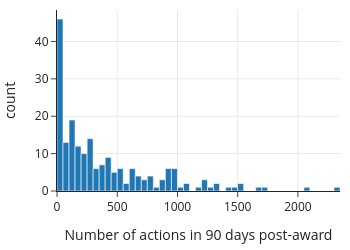

The cell this chart's notebook holds for it:
### Markdown cell above
The dataframe has 200 rows, one for each contributor. The feature `experiment` is either 0 or 1, depending on whether the contributor was in the control or treatment group, respectively; and `postproductivity` is a count of the edits made by the contributor in the 90 days after the awards were made. The gap between the quartiles (lower, middle, and upper) suggests the distribution of productivity is skewed. We make a histogram to confirm:

### Code cell
px.histogram(wiki, x='postproductivity', nbins=50,
             labels={'postproductivity':'Number of actions in 90 days post-award'},
             width=350, height=250)

### Figure 1 — Plotly figure (JSON) as saved in the notebook; plotly's stock layout.template omitted (floating-point values rounded to 4 significant figures; data arrays with more than 128 entries replaced by an {"elided": "..."} marker saying what was removed)
{"data": [{"alignmentgroup": "True", "bingroup": "x", "hovertemplate": "Number of actions in 90 days post-award=%{x}<br>count=%{y}<extra></extra>", "legendgroup": "", "marker": {"color": "#1F77B4", "pattern": {"shape": ""}}, "name": "", "nbinsx": 50, "offsetgroup": "", "orientation": "v", "showlegend": false, "type": "histogram", "x": {"elided": "200 int values"}, "xaxis": "x", "yaxis": "y"}], "layout": {"barmode": "relative", "height": 250, "legend": {"tracegroupgap": 0}, "width": 350, "xaxis": {"anchor": "y", "autorange": true, "domain": [0, 1], "range": [-0.5, 2350.0], "title": {"text": "Number of actions in 90 days post-award"}, "type": "linear"}, "yaxis": {"anchor": "x", "autorange": true, "domain": [0, 1], "range": [0, 48.42], "title": {"text": "count"}}}}
